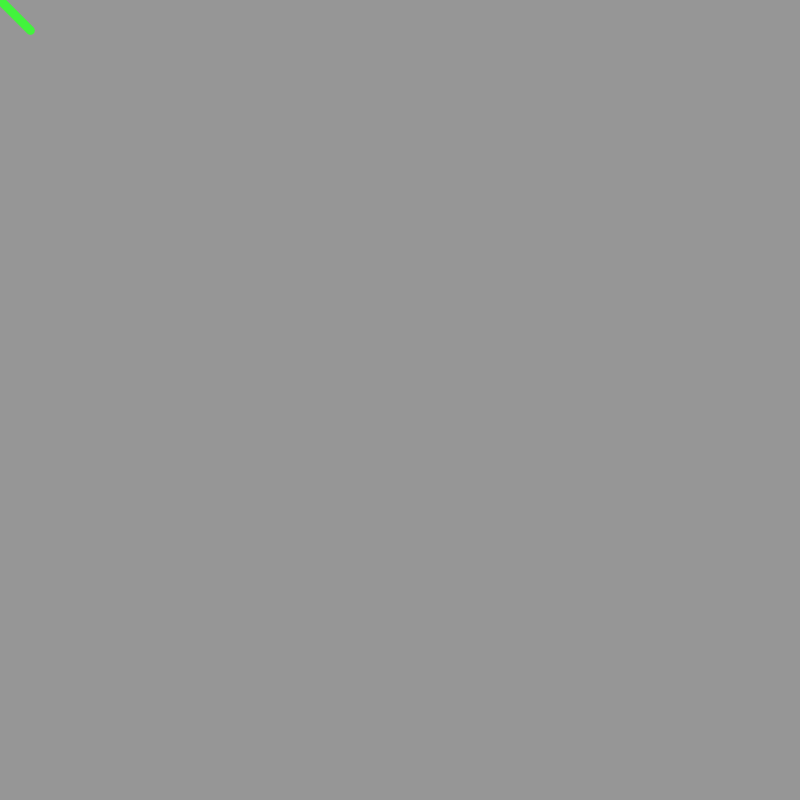
Frame 1 (no input)
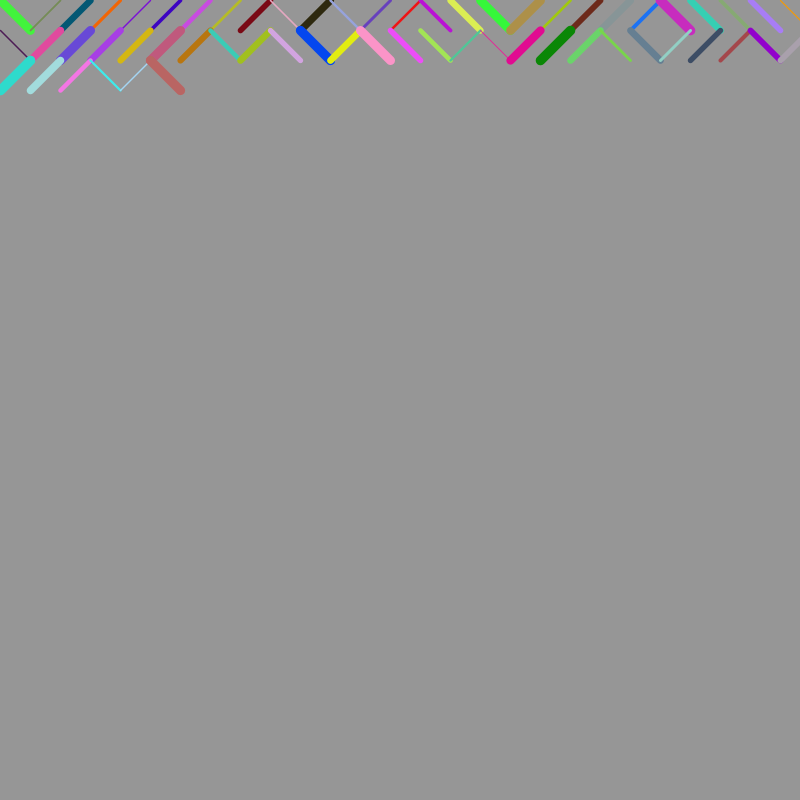
Frame 60 (the mouse pressed at the canvas centre just before this capture)
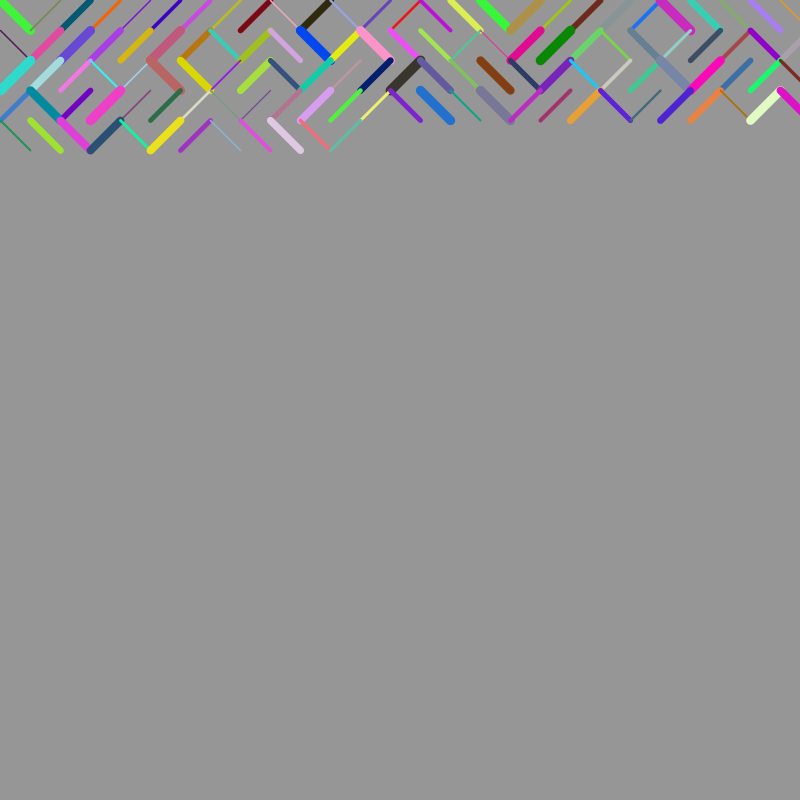
Frame 120 (the mouse held since frame 60 and released just before this capture)

The Processing sketch that drew these frames (run headless with seeded random() and noise(); from frame 60 on, the mouse is pressed at the canvas centre):

// Processing sketch: labirynt
// ── labirynt.pde
int sizeX;
int dx, dy;
void setup()
{
  background(150);
  frameRate(50);
  size(800, 800); 
  sizeX = 30;
  dx = 0;
  dy = 0;
} // end (setup)

void draw()
{
  int los = (int)random(1, 101);
  stroke(random(256), random(256), random(256));
  strokeWeight(random(1, 10));
  if (los>50) 
  {
    line( 0+dx, 0+dy, sizeX+dx, sizeX+dy);
  } else
  {
    line(sizeX+dx, 0+dy, 0+dx, sizeX+dy);
  }
  dx = dx + sizeX;
  if (dx >= width)
  {
    dx=0;
    dy=dy+sizeX;
  }
  if (dy>=height)
  {
    dx = 0;
    dy = 0;
    background(150);
  }
} // end (draw)
